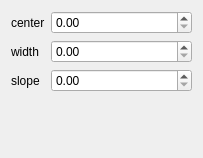
           <widget class="QWidget" name="page_7">
            <property name="geometry">
             <rect>
              <x>0</x>
              <y>0</y>
              <width>203</width>
              <height>158</height>
             </rect>
            </property>
            <property name="sizePolicy">
             <sizepolicy hsizetype="MinimumExpanding" vsizetype="MinimumExpanding">
              <horstretch>0</horstretch>
              <verstretch>0</verstretch>
             </sizepolicy>
            </property>
            <property name="autoFillBackground">
             <bool>true</bool>
            </property>
            <attribute name="label">
             <string>Bell</string>
            </attribute>
            <layout class="QFormLayout" name="formLayout_13">
             <item row="0" column="0">
              <widget class="QLabel" name="label_22">
               <property name="text">
                <string>center</string>
               </property>
              </widget>
             </item>
             <item row="0" column="1">
              <widget class="QDoubleSpinBox" name="sbx_bell_center"/>
             </item>
             <item row="1" column="0">
              <widget class="QLabel" name="label_20">
               <property name="text">
                <string>width</string>
               </property>
              </widget>
             </item>
             <item row="1" column="1">
              <widget class="QDoubleSpinBox" name="sbx_bell_width"/>
             </item>
             <item row="2" column="0">
              <widget class="QLabel" name="label_21">
               <property name="text">
                <string>slope</string>
               </property>
              </widget>
             </item>
             <item row="2" column="1">
              <widget class="QDoubleSpinBox" name="sbx_bell_slope"/>
             </item>
            </layout>
           </widget>
